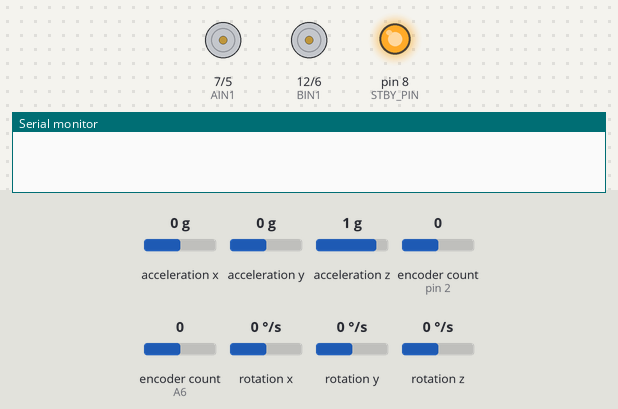
Simulated run of this sketch. Board: Arduino Nano, built for the host (arithmetic inside an expression is 32-bit, double 64-bit). On the bench: direction and speed pins drawn as motors (green arrow = direction pin HIGH = forward, orange = LOW = backward, longer = more drive, stopped while the standby pin is LOW), output pins drawn as LEDs (lit = HIGH), the last lines printed to the serial monitor. The inputs (shaded band) are chosen by the test bench; at power-on: acceleration x 0 g, acceleration y 0 g, acceleration z 1 g, encoder count (sensors on pin 2, A6) 0, rotation x 0 °/s, rotation y 0 °/s, rotation z 0 °/s.

Above: at 5.5 s.
At 8.23 s:
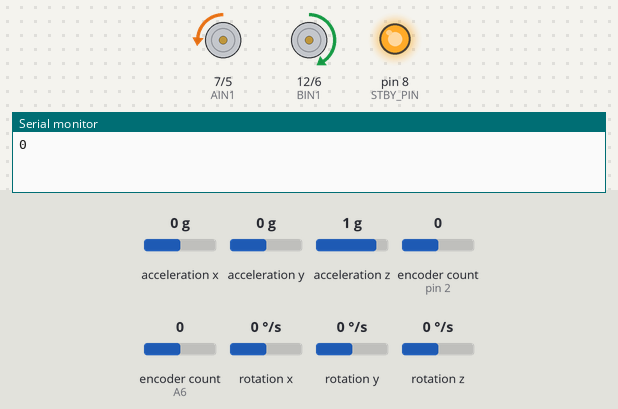
Timing chart, 0 to 8.5 s (numbered marks = the images above):
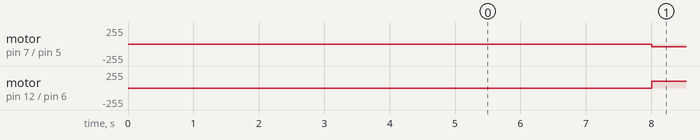

The sketch:

balance3.ino
```cpp
/**********************************************************************
Run a balancing servo off a clock.
Get input from IMU:
 * Need to have "I2Cdev" folder in Arduino libraries
 * Need to have "MPU6050" folder in Arduino libraries
Estimate body angle
/**********************************************************************/

#include "I2Cdev.h"
#include "MPU6050.h"
#include "Pins.h"
#include "My_encoders.h"

/**********************************************************************/

#define MAX_ULONG 0xFFFFFFFF

// I had to increase this to 3ms to accomodate reading the IMU
#define SERVO_INTERVAL 3000 // microseconds

#define MAX_COMMAND 255

/**********************************************************************/

bool go = false;  /* motor enable */

// Encoder readings: these can be positive or negative.
long left_angle = 0;
long right_angle = 0;

MPU6050 accelgyro;

// Keep track of late control cycles.
unsigned long servo_late = 0; // How many times am I late?
unsigned long max_servo_late = 0; // What was the worst one?

/**********************************************************************/
/**********************************************************************/
  double angle_m = 0;
  double gyro_m = 0;
  float Gyro_x, Gyro_y, Gyro_z;
  float accelz = 0;
  float angle;
  float angle6;
  float angle_err, q_bias;
  float Pdot[4] = { 0, 0, 0, 0};
  float P[2][2] = {{ 1, 0 }, { 0, 1 }};
  float PCt_0, PCt_1, E, K_0, K_1, t_0, t_1;
  float angle_dot;
  float dt = 0.003, Q_angle = 0.001, Q_gyro = 0.005, R_angle = 0.5, C_0 = 1, K1 = 0.05;
  double kp_balance = 55, kd_balance = 0.75;
  double kd_turn = 0.5;
  double angle_zero_actual = -2.5;         //x axle angle calibration
  double angle_tilt= 3;
  char sign = 1;
  int spin = 70;
  int count = 0;
  double angle_zero = angle_zero_actual;
  double angular_velocity_zero = 0; //x axle angular velocity calibration
  int balance_angle_min = -22;
  int balance_angle_max = 22;
  double bpm = 103; // Change this based on bpm of song, can also set directly using Serial read
  double msperbeat = 60000/bpm;

void motor_init()
{
  pinMode(AIN1, OUTPUT);
  pinMode(BIN1, OUTPUT);
  pinMode(PWMA_LEFT, OUTPUT);
  pinMode(PWMB_RIGHT, OUTPUT);
  digitalWrite(AIN1, HIGH);
  digitalWrite(BIN1, LOW);
  analogWrite(PWMA_LEFT, 0);
  analogWrite(PWMB_RIGHT, 0);
  pinMode(STBY_PIN, OUTPUT);
  digitalWrite(STBY_PIN, HIGH);
}

void motor_stop()
{
  digitalWrite(AIN1, HIGH);
  digitalWrite(BIN1, LOW);
  analogWrite(PWMA_LEFT, 0);
  analogWrite(PWMB_RIGHT, 0);
}

void motor_left_command( int speed )
{
    if ( speed >= 0 )
    {
      digitalWrite( AIN1, 1 );
      analogWrite( PWMA_LEFT, speed );
    }
  else
    {
      digitalWrite( AIN1, 0 );
      analogWrite( PWMA_LEFT, -speed );
    }
}

// reverses the sign of "speed"
void motor_right_command( int speed )
{
  if ( speed >= 0 )
    {
      digitalWrite( BIN1, 1 );
      analogWrite( PWMB_RIGHT, speed );
    }
  else
    {
      digitalWrite( BIN1, 0 );
      analogWrite( PWMB_RIGHT, -speed );
    }
}

/**********************************************************************/

void setup()
{

  Wire.begin();  // I2C (TWI) uses Wire library
 Serial.begin( 1000000 );  // run Serial fast to print out data
  Wire.setClock( 1000000UL ); // run I2C as fast as possible
  analogReference(INTERNAL1V1); // was INTERNAL on 328P, voltage

  motor_init(); // Initialize motors
  delay(1000);

  Encoder_init( &left_angle, &right_angle ); // Initialize (zero) encoders
  delay(1000);

  accelgyro.initialize(); // Initialize IMU
  delay(1000);

  // code starts disabled, so every time Arduino powers up nothing happens
  go = false;
}

/******************************************************************/

/**
 * Elegoo inspired LQR + Kalman Filter
 */
void Kalman_Filter(double angle_m, double gyro_m,float dt,float Q_angle,float Q_gyro,float R_angle,float C_0) {
  angle += (gyro_m - q_bias) * dt;
  angle_err = angle_m - angle;
  Pdot[0] = Q_angle - P[0][1] - P[1][0];
  Pdot[1] = - P[1][1];
  Pdot[2] = - P[1][1];
  Pdot[3] = Q_gyro;
  P[0][0] += Pdot[0] * dt;
  P[0][1] += Pdot[1] * dt;
  P[1][0] += Pdot[2] * dt;
  P[1][1] += Pdot[3] * dt;
  PCt_0 = C_0 * P[0][0];
  PCt_1 = C_0 * P[1][0];
  E = R_angle + C_0 * PCt_0;
  K_0 = PCt_0 / E;
  K_1 = PCt_1 / E;
  t_0 = PCt_0;
  t_1 = C_0 * P[0][1];
  P[0][0] -= K_0 * t_0;
  P[0][1] -= K_0 * t_1;
  P[1][0] -= K_1 * t_0;
  P[1][1] -= K_1 * t_1;
  angle += K_0 * angle_err;
  q_bias += K_1 * angle_err;
  angle_dot = gyro_m - q_bias;
}

// Take user input
void ProcessCommand()
{

  if ( Serial.available() <= 0 )
    return;

  int c = Serial.read();
  switch (c)
    {
      case 'S': case 's':
        Serial.println( "Stop!" );
        go = false;
        break;
      case 'G': case 'g':
      Serial.println( "Go!" );
        go = true;
        break;
      default:
        break;
    }
}

/**********************************************************************
Run a balancer with the given gains.
run time starts at the beginning and is a millisecond clock.
/**********************************************************************/

void run_balancer()
{
  // Clocks and time management
  // used to keep track of time intervals in servo
  unsigned long last_micros = micros();
  unsigned long last_millis = millis();
  int servo_time = 0; // Servo clock: needs to be signed, can be int
  // how long have we been running? Safety feature
  unsigned long run_time = 0; // milliseconds

  // keep track of voltage
  int voltage_raw = analogRead(VOL_MEASURE_PIN); //Read voltage value
  double voltage = (voltage_raw*1.1/1024)*((10+1.5)/1.5);
  int div = -1;
  // servo loop
  for( ; ; )
    {

/*****************************************
Timekeeping part */

      unsigned long current_micros = micros();
      if ( current_micros > last_micros )
        servo_time += current_micros - last_micros;
      else // rollover
        servo_time += (MAX_ULONG - last_micros) + current_micros;
      last_micros = current_micros;

      // It isn't time yet ...
      if ( servo_time < SERVO_INTERVAL )
        continue;

      // It is time! Reset the servo clock.
      servo_time -= SERVO_INTERVAL;

      // Keep track of maximum lateness
      if ( max_servo_late < servo_time )
        max_servo_late = servo_time;

      // Let's have some slop in counting late cycles.
      if ( servo_time > 50 )
        servo_late += 1;

      // handle the millisecond clocks
      unsigned long current_millis = millis();
      int millis_increment;
      if ( current_millis > last_millis )
        millis_increment = current_millis - last_millis;
      else // rollover
        millis_increment = (MAX_ULONG - last_millis) + current_millis;
      last_millis = current_millis;

      run_time += millis_increment;

/*****************************************
Administrative part */
      int body_angle;
        if ((angle < balance_angle_min || balance_angle_max < angle))
        {
         go = false;
         run_time = 0;
         angle=0;
        }

        if(!go)
        {
          motor_stop();
          return;
        }
         if (((int) (run_time/msperbeat)) != div) {

           if(count%4 == 0){
            sign = 1;
           } else if(count%4==2){
            sign = -1;
           } else {
            sign = 0;
           }
           spin*=-1;
           count++;
           Serial.println((int)(run_time/msperbeat));
           div = (int)(run_time/msperbeat);
         }
        angle_zero = angle_zero_actual + sign * angle_tilt;


/*****************************************
State estimation part */


      // Read the sensors
      Read_encoders( &left_angle, &right_angle );
      // Current accelerometer and gyro zero values.
      int16_t ax, ay, az;
      int16_t gx, gy, gz;

      accelgyro.getAcceleration( &ax, &ay, &az );
      gx = accelgyro.getRotationX();
      gz = accelgyro.getRotationZ();

      // Elegoo Inspired Code
      float Angle = atan2(ay, az) * 57.2958; // angle in radians?
      Gyro_x = (gx - 128.1) / 131;
      Kalman_Filter(Angle, Gyro_x, dt, Q_angle, Q_gyro, R_angle, C_0);
      Gyro_z = -gz / 131;
      double balance_control_output = kp_balance * (angle - angle_zero) + kd_balance * (Gyro_x - angular_velocity_zero);
      double rotation_control_output = spin + kd_turn * Gyro_z;

/****************************************
*/

      long command_long = 0;

      int commandLeft = (int) (balance_control_output - rotation_control_output);
      int commandRight = (int) (balance_control_output + rotation_control_output);

      if ( commandLeft > MAX_COMMAND )
        commandLeft = MAX_COMMAND;
      if ( commandLeft < -MAX_COMMAND )
        commandLeft = -MAX_COMMAND;
      if ( commandRight > MAX_COMMAND )
        commandRight = MAX_COMMAND;
      if ( commandRight < -MAX_COMMAND )
        commandRight = -MAX_COMMAND;

      motor_left_command( -commandLeft );
      motor_right_command( -commandRight );

    }
}

/**********************************************************************/

void loop()
{
  if ( !go )
    {
      motor_stop();
      delay(5000);
      go = true;
    }

  Encoder_init( &left_angle, &right_angle ); // set wheel encoders to zero
  run_balancer();
  go = false;
}

/**********************************************************************/
```

My_encoders.h
```cpp
#include <Encoder.h>

Encoder left_encoder( ENCODER_LEFT_A_PIN, ENCODER_LEFT_B_PIN );
Encoder right_encoder( ENCODER_RIGHT_B_PIN, ENCODER_RIGHT_A_PIN );

void Encoder_init(  long *left_angle,  long *right_angle )
{
  left_encoder.write(0);
  right_encoder.write(0);
  *left_angle = 0;
  *right_angle = 0;
}

void Read_encoders(  long *left_angle, long *right_angle )
{
  *left_angle = left_encoder.read();
  *right_angle = right_encoder.read();
}
```

Pins.h
```cpp
#ifndef Pins_h
#define Pins_h

#define VOL_MEASURE_PIN A2
#define ECHO_PIN A3
#define TRIG_PIN 11
#define RECV_PIN 9
#define NUMPIXELS 4
#define RGB_PIN 3
#define AIN1 7
#define PWMA_LEFT 5
#define BIN1 12
#define PWMB_RIGHT 6
#define STBY_PIN 8
#define ENCODER_LEFT_A_PIN 2
#define ENCODER_LEFT_B_PIN A7
#define ENCODER_RIGHT_A_PIN 4
#define ENCODER_RIGHT_B_PIN A6
#define IR_SEND_PIN 9
#define LEFT_RECEIVE_PIN A0
#define RIGHT_RECEIVE_PIN A1
#define KEY_MODE 10
#endif
```
